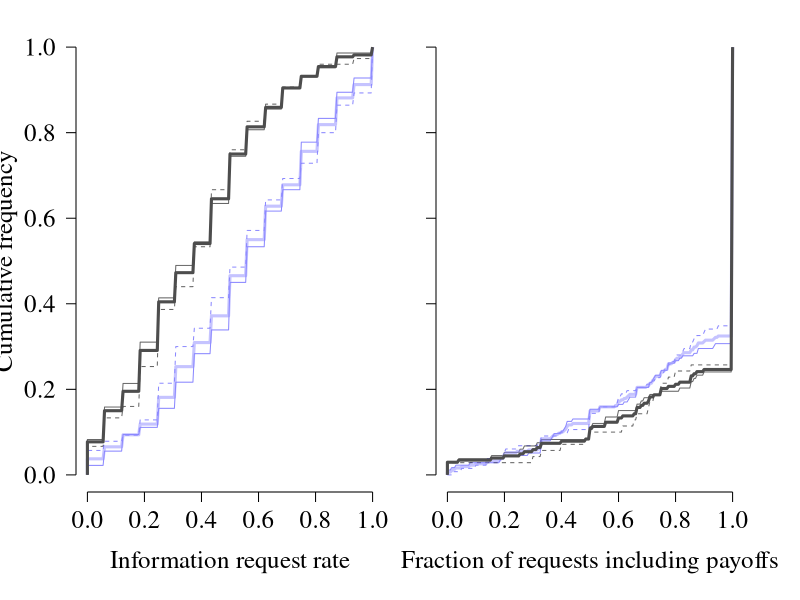

Reproduce this figure in R.
#set path and read data (per-participant summary data)
#setwd('')
a<-read.table('data_subjects.txt', header=TRUE, sep='\t')

# keep device size
w<-dev.size()[1]; h<-dev.size()[2]
dev.off();
dev.new(width=w, height=h)
plot.new()
par(las=1, cex.axis=1.5, cex.lab=1.5, family='serif', lend=1)

# set line types for cities
ltys<-c(2,1,2,1)

# the graph shows two aspects of social learning: (1) reliance on social info, and (2) reliance on peer payoffs
for (aspect in 1:2)
{
	x1<-0.05+0.9*(aspect-0.9)/2; x2<-0.05+0.9*aspect/2-0.02;
	y1<- 0.18; y2<-0.95;
	par(plt=c(x1,x2,y1,y2), new=T)
	plot.new()
	
	# create empty panels
	# reliance on social information
	if (aspect==1) {
		plot(0, type='n', xlim=c(0,1), ylim=c(0,1), axes=F, xlab='Information request rate', ylab='Cumulative frequency')
		axis(1, at=0:5/5);
		axis(2, at=0:5/5)
	}
	# reliance on peer payoffs
	else {
		plot(0, type='n', xlim=c(0,1), ylim=c(0,1), axes=F,
		xlab='Fraction of requests including payoffs', ylab='')
		axis(1, at=0:5/5);
		axis(2, at=0:5/5, labels=F);
	}
	
	cityCnt<-1; # counter for plotting line type
	#plot reliance on payoffs per city
	for (cit in unique(a$city)){
		b<-subset(a, a$city==cit)
		
		if (aspect==1) srt<-sort(b$BCreq) # request rate (=reliance on social info)
		if (aspect==2) srt<-sort(b$BCpayInfo) # rate of requests for payoffs (=reliance on peer payoffs)
		
		# for cumulative distribution, loop through all in steps of 1/200 (clunky code)
		freq<-rep(0,201)
		for (i in 0:200){
			i1<-i/200;
			for (j in 1:length(srt)){
				if (srt[j]>=(i/200) && srt[j] < (i+1)/200) freq[i+1]<-freq[i+1]+1;
			}
		}
		# create cumulative frequencies for y-coordinates in graph
		freqSum<-sum(freq)
		freq<-freq/freqSum;
		cumFreq<-c();
		for (i in 1:length(freq)){
			cumFreq[i]<-sum(freq[1:i])
		}

		# draw lines for each city
		if (cit=='Norwich' || cit=='Nottingham') lines(c(0,0:200/200), c(0,cumFreq), col=adjustcolor('black', alpha=0.6), lwd=1, lty=ltys[cityCnt])
		else lines(c(0,0:200/200), c(0,cumFreq), col=adjustcolor('#8B88FF', alpha=1), lwd=1, lty=ltys[cityCnt])
	
		cityCnt<-cityCnt+1;
	}

	# add country averages (code has same structure as above)
	for (countr in c('China', 'UK')){
		b<-subset(a, a$country==countr)

		if (aspect==1) srt<-sort(b$BCreq)
		if (aspect==2) srt<-sort(b$BCpayInfo)
		
		freq<-rep(0,201)
		for (i in 0:200){
			i1<-i/200;
			for (j in 1:length(srt))
			{
				if (srt[j]>=(i/200) && srt[j] < (i+1)/200) freq[i+1]<-freq[i+1]+1;
			}
		}
		
		freqSum<-sum(freq)
		freq<-freq/freqSum;
		cumFreq<-c();
		for (i in 1:length(freq)){
			cumFreq[i]<-sum(freq[1:i])
		}
		
		if (countr=='UK') lines(c(0,0:200/200), c(0,cumFreq), col='grey30', lwd=3, lty=1)
		else lines(c(0,0:200/200), c(0,cumFreq), col=adjustcolor('#8B88FF', alpha=0.5), lwd=3, lty=1)
	}
}
